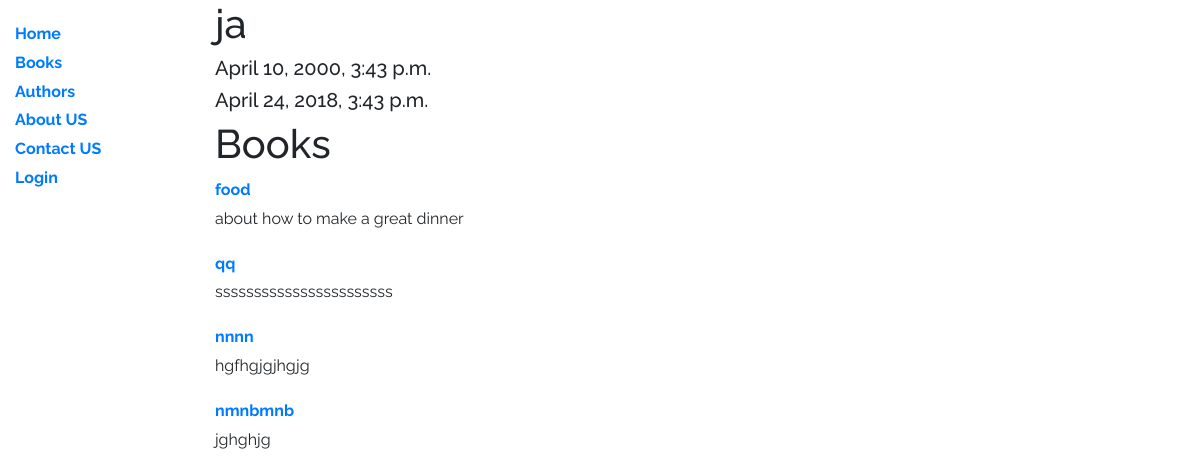
Screenshot of /authors/1 with the database file from the repository.
### catalog/models.py (models this page shows, shortened)
class AuthorModel(models.Model):
    name = models.CharField(max_length=200)
    data_of_birth =models.DateTimeField(null=True , blank =True)
    date_of_death= models.DateTimeField(null=True ,blank=True)

class BookModel(models.Model):
    title =models.CharField(max_length=200)
    author= models.ForeignKey('AuthorModel' ,on_delete=models.CASCADE)
    summary =models.CharField(max_length=2000,help_text='Enter a brief description of the book')
    isbn = models.CharField('ISBN',max_length=13, help_text='13 Character <a href="https://www.isbn-international.org/content/what-isbn">ISBN number</a>')
    genre = models.ManyToManyField(GenerModel, help_text='Select a genre for this book')
    language = models.ManyToManyField(LanguageModel, help_text='Select a languages for this book')
    def get_absolute_url(self):
         return reverse('book-detail', args=[str(self.id)])
    def display_language(self):
        return ' , '.join([language.name for language in self.language.all()[:]])
    display_language.short_description = 'language'
    def display_genre(self):
        return ' , '.join([genre.name for genre in self.genre.all()[:]])
    display_genre.short_description = 'Gener'

### catalog/views.py (the view)
# urls.py: path('authors/<int:pk>',AuthorDetailsView.as_view() ,name='author-details'),
class AuthorDetailsView(DeleteView):
    model=AuthorModel
    template_name='catalog/author_details.html'
    context_object_name='author_details'

### catalog/templates/catalog/author_details.html (shortened to what this page needs)
{% extends 'catalog/base.html'%}
{% block content %}
  <h1> {{author_details.name }} </h1>
  <h5> {{author_details.data_of_birth }}</h5>
  <h5> {{author_details.date_of_death }}</h5>
  <h1> Books </h1>
  {% for info in author_details.bookmodel_set.all%}
     <a href="{{ info.get_absolute_url }}">{{ info.title }}</a>
     <p>{{info.summary}}</p>
  {% endfor %}
{% endblock %}

### catalog/templates/catalog/base.html (style rules this page uses)
body,h1,h2,h3,h4,h5,h6 { font-family: "Raleway", sans-serif }
body, html { height: 100%; line-height: 1.8; }
a { font-weight: bold; }

### rows the page displays
AuthorModel: name "ja", data_of_birth "April 10, 2000, 3:43 p.m.", date_of_death "April 24, 2018, 3:43 p.m."
BookModel: title "food", summary "about how to make a great dinner"
BookModel: title "qq", summary "sssssssssssssssssssssss"
BookModel: title "nnnn", summary "hgfhgjgjhgjg"
BookModel: title "nmnbmnb", summary "jghghjg"
